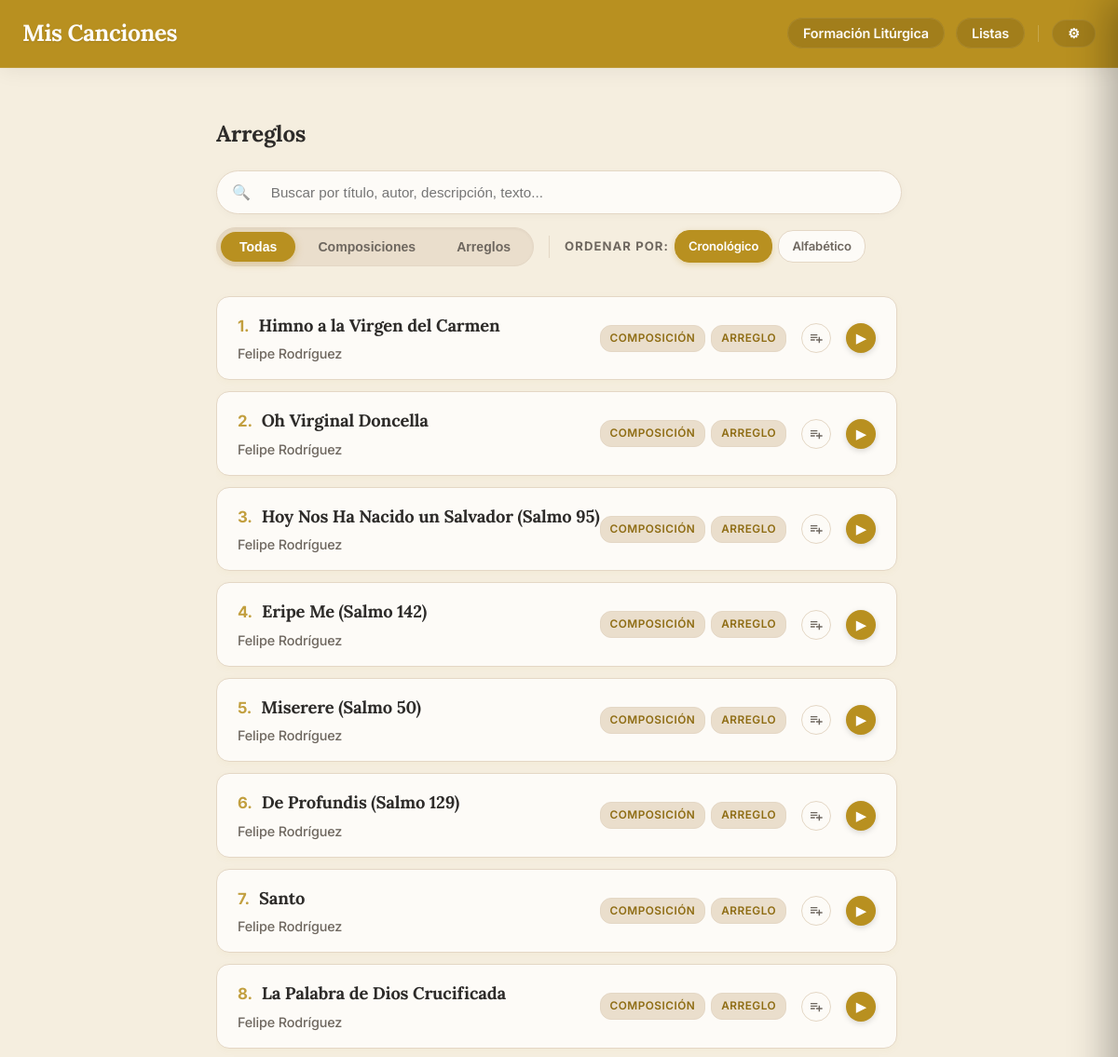
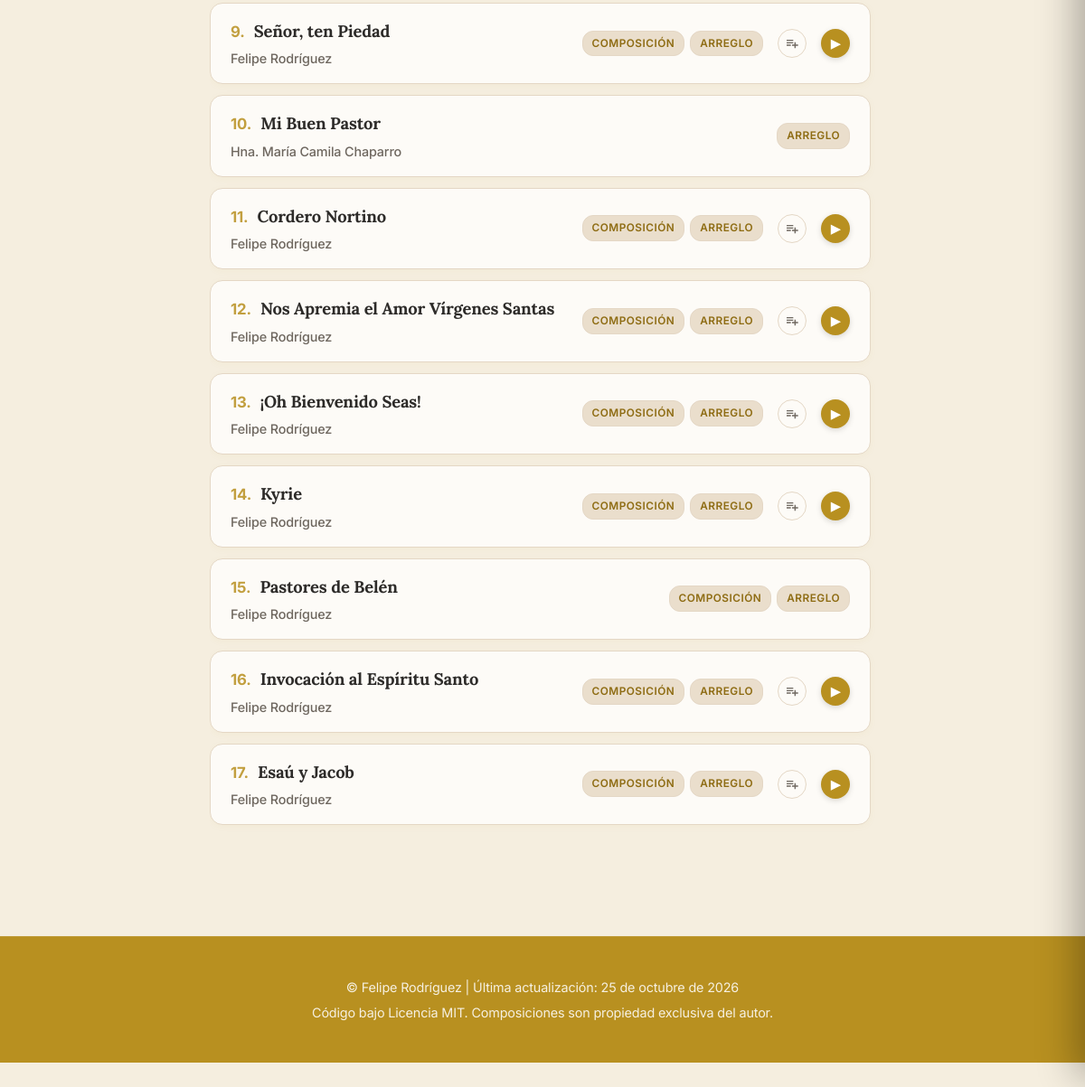
/arreglos, run on the app's committed database (2 pictures, top to bottom).
### models.py (models this page shows, shortened)
class Cancion(db.Model):
    __tablename__ = 'cancion'
    id = db.Column(db.Integer, primary_key=True)
    titulo = db.Column(db.String(150), nullable=False)
    musica = db.Column(db.String(100))
    letra = db.Column(db.String(100))
    adaptacion = db.Column(db.String(100))
    arreglo = db.Column(db.String(100), nullable=True)
    idioma = db.Column(db.String(50))
    dia = db.Column(db.Integer, nullable=True)
    mes = db.Column(db.Integer, nullable=True)
    anio = db.Column(db.Integer)
    descripcion = db.Column(db.Text)
    audio = db.Column(db.String(150))
    letras_acordes = db.Column(db.String(150))
    partitura = db.Column(db.String(150))
    midi = db.Column(db.String(150))
    tags_json = db.Column(db.String(500))
    tipo = db.Column(db.String(50), nullable=False, default='local')
    categorias_json = db.Column(db.String(200))
    youtube_video_embed = db.Column(db.Text)
    youtube_audio_embed = db.Column(db.Text)
    interprete = db.Column(db.String(200), nullable=True)
    ensambles_json = db.Column(db.Text, nullable=True)
    descargas_json = db.Column(db.Text, nullable=True)
    audios_json = db.Column(db.Text, nullable=True)
    tipo_pdf = db.Column(db.String(50), nullable=True)  # 'partitura' o 'letras_acordes'
    letras_json = db.Column(db.Text, nullable=True)  # {"sincronizada": bool, "lineas": [{"t": seg|null, "text": str}]}
    @property
    def categorias(self):
        return json.loads(self.categorias_json) if self.categorias_json else []

### app.py (the view)
@app.route('/arreglos')
def ver_arreglos():
    base_songs = search_by_category("Arreglo")
    filtered_songs, search_query = search_songs(base_songs, request.args.get('search', '').strip())
    sort_by = request.args.get('sort_by', 'cronologico')
    sorted_songs = sort_songs(filtered_songs, sort_by=sort_by)
    return render_template('arreglos.html', composiciones=sorted_songs, search_query=search_query, page_context='arreglos', sort_by=sort_by)

### app.py (called while the page is built)
@app.template_filter('sort_categories_for_page')
def sort_categories_for_page(categories, page_context='default'):
    sorted_cats = list(categories)
    if page_context == 'arreglos':
        sorted_cats.sort(key=lambda x: (x != 'Composición', x != 'Arreglo'))
    else:
        sorted_cats.sort(key=lambda x: (x != 'Arreglo', x != 'Composición'))
    return sorted_cats

@app.context_processor
def inject_globals():
    try:
        with open('build_date.txt', 'r', encoding='utf-8') as f:
            date_str = f.read().strip()
    except Exception:
        date_str = "Desconocida"
    return dict(last_update=date_str, FEATURES=FEATURES)

### services/catalog_service.py (called while the page is built, shortened)
def normalize_for_sorting(titulo: Optional[str]) -> str:
    if not titulo:
        return ""
    titulo_normalizado = unidecode(titulo.lower())
    return "".join(c for c in titulo_normalizado if c.isalnum() or c.isspace()).strip()

def normalize_category_name(cat_name: Optional[str]) -> str:
    if not cat_name:
        return ""
    c = unidecode(cat_name.lower().strip())
    if c.startswith('arreglo'):
        return 'Arreglo'
    if c.startswith('composic'):
        return 'Composición'
    return cat_name

def search_songs(base_songs: List[Cancion], search_query: Optional[str]) -> Tuple[List[Cancion], str]:
    if not search_query:
        return base_songs, ""

def search_by_category(category_name: str) -> List[Cancion]:
    all_songs = Cancion.query.all()
    target_norm = unidecode(normalize_category_name(category_name).lower())
    result = []
    for song in all_songs:
        song_cats = [unidecode(normalize_category_name(cat).lower()) for cat in song.categorias]
        if target_norm in song_cats or any(target_norm in c for c in song_cats):
            result.append(song)
    return result

### templates/arreglos.html
{% extends "base.html" %}
{% block content %}
    <h2>Arreglos</h2>
    {% include '_filters.html' %}
    <div class="lista-scroll" id="song-list-container">
        {% include '_song_list.html' %}
    </div>
{% endblock %}

### templates/base.html (shortened to what this page needs)
<!DOCTYPE html>
<html lang="es">
<head>
    <link rel="stylesheet" href="{{ url_for('static', filename='style.css') }}">
</head>
<body>
    <header>
        <nav class="container">
            <a href="{{ url_for('index') }}" class="brand-logo">Mis Canciones</a>
            <ul>
                <li><a href="{{ url_for('ver_formacion') }}">Formación Litúrgica</a></li>
                <li><a href="{{ url_for('ver_listas') }}">Listas</a></li>
                <li class="profile-menu-container">
                    <button id="profile-btn" class="profile-btn" title="Menú">⚙</button>
                </li>
            </ul>
        </nav>
    </header>
    <main class="container" id="pjax-container">
        {% block content %}{% endblock %}
    </main>
    <footer>
        <p>&copy; Felipe Rodríguez | Última actualización: {{ last_update }}</p>
        <p>Código bajo Licencia MIT. Composiciones son propiedad exclusiva del autor.</p>
    </footer>
</body>
</html>

### templates/_filters.html (shortened to what this page needs)
<div class="filter-container">
    <form method="get" class="filter-form" id="filter-form" onsubmit="return false;">
        <div class="search-bar">
            <span class="search-icon">🔍</span>
            <input type="text" name="search" id="search-input" placeholder="Buscar por título, autor, descripción, texto..." value="{{ search_query or '' }}" autocomplete="off">
        </div>
    </form>
    <div class="filter-row-combined">
        {% if FEATURES['category_pills'] %}
        <div class="category-pills-wrapper">
            <button class="category-pill active" data-cat="">Todas</button>
            <button class="category-pill" data-cat="Composición">Composiciones</button>
            <button class="category-pill" data-cat="Arreglo">Arreglos</button>
        </div>
        {% endif %}
        {% if page_context in ['tag', 'index', 'composiciones', 'arreglos'] or request.endpoint in ['index', 'composiciones', 'arreglos'] %}
        <div class="sort-pills-wrapper">
            <span class="filter-row-label">Ordenar por:</span>
            <a href="{{ url_for(request.endpoint, tag_name=tag_nombre if tag_nombre else None, sort_by='cronologico', search=search_query) }}"
               class="sort-button {% if sort_by == 'cronologico' %}active{% endif %}">
               Cronológico
            </a>
            <a href="{{ url_for(request.endpoint, tag_name=tag_nombre if tag_nombre else None, sort_by='alfabetico', search=search_query) }}"
               class="sort-button {% if sort_by == 'alfabetico' %}active{% endif %}">
               Alfabético
            </a>
        </div>
        {% endif %}
    </div>
</div>

### templates/_song_list.html
<div class="lista-composiciones">
    {% for obra in composiciones %}
        <div class="tarjeta-obra-wrapper">
            <a href="{{ url_for('ver_composicion', comp_id=obra.id, context=page_context, tag_name=tag_nombre, search=search_query, sort_by=sort_by) }}"
               class="tarjeta-obra"
               data-id="{{ obra.id }}"
               {% if obra.audio %}data-audio="{{ url_for('static', filename=obra.audio) }}"{% endif %}
               data-title="{{ obra.titulo }}">
                <div class="info-tarjeta">
                    <div class="song-title-with-number">
                        <span class="song-number">{{ loop.index }}.</span>
                        <h3>{{ obra.titulo }}</h3>
                    </div>
                    <p>
                        {{ obra.musica }}
                    </p>
                </div>
                <div class="tarjeta-right-section">
                    <div class="categoria-tags-container">
                        {% if obra.categorias %}
                            {% for cat in obra.categorias | sort_categories_for_page(page_context) %}
                                <span class="categoria-tag">{{ cat }}</span>
                            {% endfor %}
                        {% endif %}
                    </div>
                    {% if obra.audio %}
                    <button class="btn-add-queue opt-add-queue" data-id="{{ obra.id }}" data-audio="{{ url_for('static', filename=obra.audio) }}" data-title="{{ obra.titulo }}" title="Añadir a la cola">
                        <svg viewBox="0 0 24 24" width="16" height="16" fill="currentColor"><path d="M14 10H3v2h11v-2zm0-4H3v2h11V6zm4 8v-4h-2v4h-4v2h4v4h2v-4h4v-2h-4zM3 16h7v-2H3v2z"/></svg>
                    </button>
                    <button class="list-play-btn" data-id="{{ obra.id }}" data-title="{{ obra.titulo }}" data-audio="{{ url_for('static', filename=obra.audio) }}" title="Reproducir / Pausar">▶</button>
                    {% endif %}
                </div>
            </a>
        </div>
    {% else %}
        <p style="padding: 20px;">No se encontraron canciones que coincidan con tu búsqueda.</p>
    {% endfor %}
</div>

### data on the page
Cancion: titulo "Himno a la Virgen del Carmen", musica "Felipe Rodríguez", cat "COMPOSICIÓN" "ARREGLO"
Cancion: titulo "Oh Virginal Doncella", musica "Felipe Rodríguez", cat "COMPOSICIÓN" "ARREGLO"
Cancion: titulo "Hoy Nos Ha Nacido un Salvador (Salmo 95)", musica "Felipe Rodríguez", cat "COMPOSICIÓN" "ARREGLO"
Cancion: titulo "Eripe Me (Salmo 142)", musica "Felipe Rodríguez", cat "COMPOSICIÓN" "ARREGLO"
Cancion: titulo "Miserere (Salmo 50)", musica "Felipe Rodríguez", cat "COMPOSICIÓN" "ARREGLO"
Cancion: titulo "De Profundis (Salmo 129)", musica "Felipe Rodríguez", cat "COMPOSICIÓN" "ARREGLO"
Cancion: titulo "Santo", musica "Felipe Rodríguez", cat "COMPOSICIÓN" "ARREGLO"
Cancion: titulo "La Palabra de Dios Crucificada", musica "Felipe Rodríguez", cat "COMPOSICIÓN" "ARREGLO"
Cancion: titulo "Señor, ten Piedad", musica "Felipe Rodríguez", cat "COMPOSICIÓN" "ARREGLO"
Cancion: titulo "Mi Buen Pastor", musica "Hna. María Camila Chaparro", cat "ARREGLO"
Cancion: titulo "Cordero Nortino", musica "Felipe Rodríguez", cat "COMPOSICIÓN" "ARREGLO"
Cancion: titulo "Nos Apremia el Amor Vírgenes Santas", musica "Felipe Rodríguez", cat "COMPOSICIÓN" "ARREGLO"
Cancion: titulo "¡Oh Bienvenido Seas!", musica "Felipe Rodríguez", cat "COMPOSICIÓN" "ARREGLO"
Cancion: titulo "Kyrie", musica "Felipe Rodríguez", cat "COMPOSICIÓN" "ARREGLO"
Cancion: titulo "Pastores de Belén", musica "Felipe Rodríguez", cat "COMPOSICIÓN" "ARREGLO"
Cancion: titulo "Invocación al Espíritu Santo", musica "Felipe Rodríguez", cat "COMPOSICIÓN" "ARREGLO"
Cancion: titulo "Esaú y Jacob", musica "Felipe Rodríguez", cat "COMPOSICIÓN" "ARREGLO"

### other printed values
{{ last_update }} "25 de octubre de 2026"
